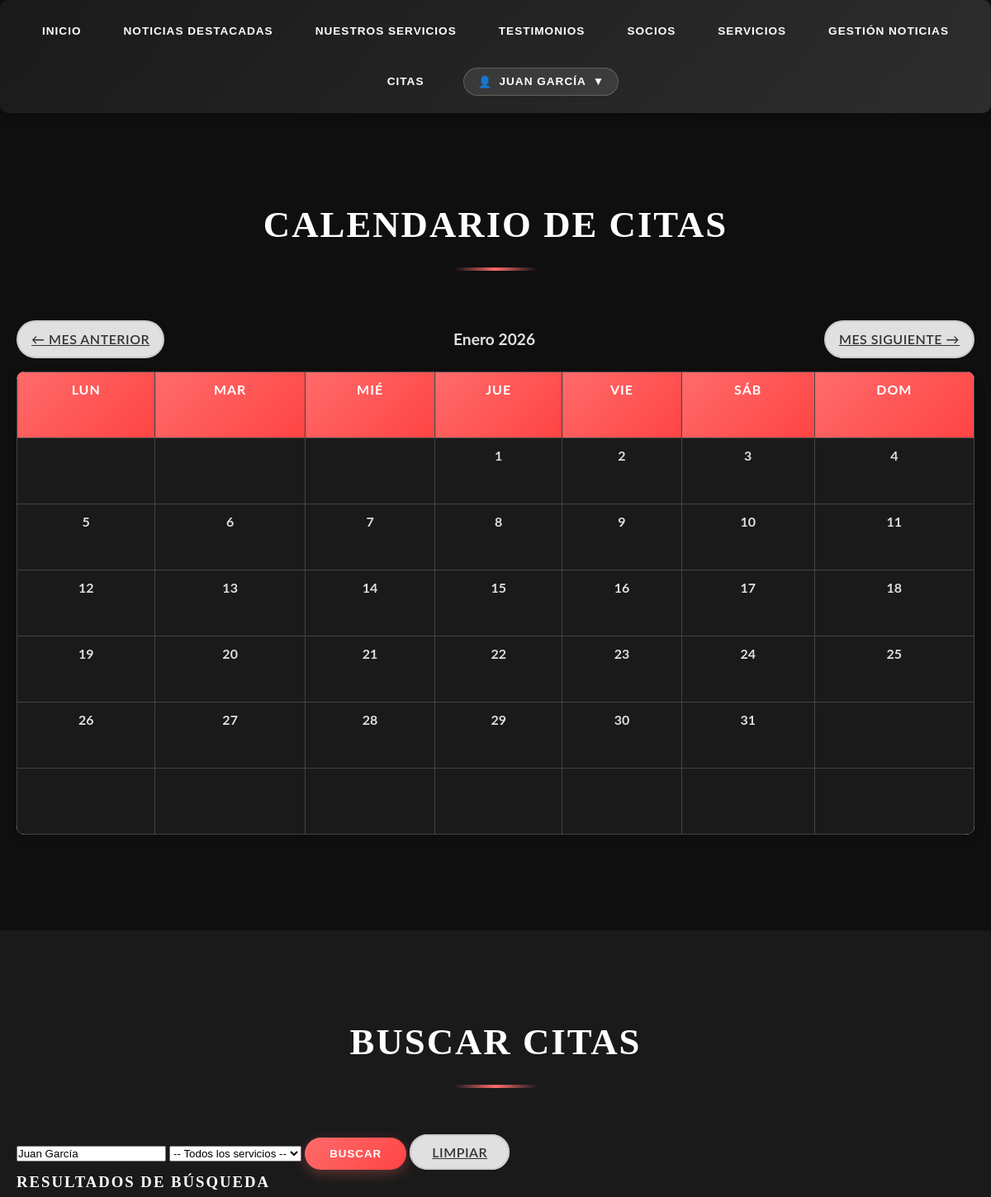
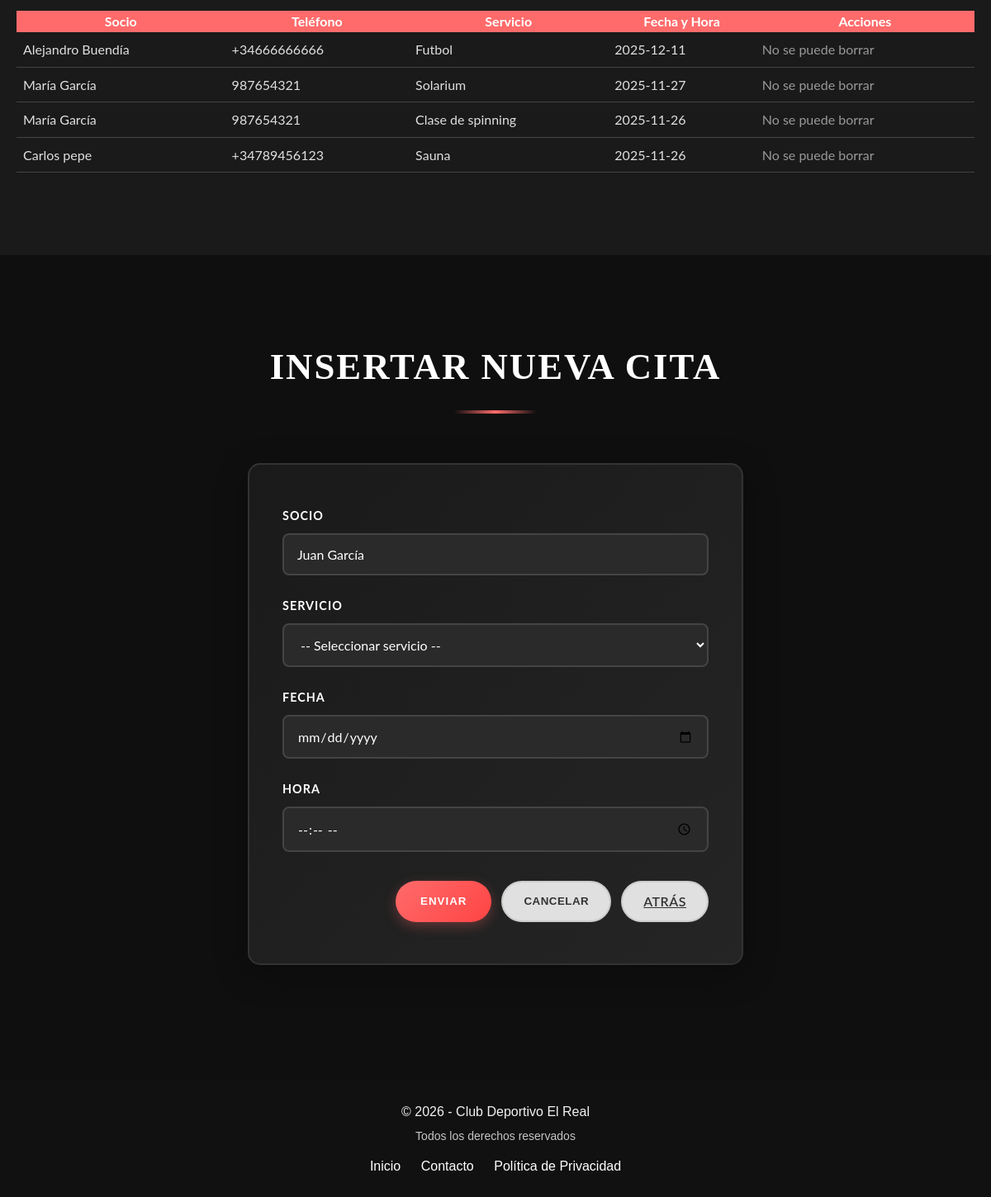
The app's page /app/cita.php (signed in) with its own data (2 pictures, top to bottom).
### tables this page shows
CREATE TABLE IF NOT EXISTS citas
(
    id INT AUTO_INCREMENT PRIMARY KEY,
    id_socio INT NOT NULL,
    id_servicio INT NOT NULL,
    fecha_cita DATE NOT NULL,
    hora_cita TIME NOT NULL, 
    FOREIGN KEY (id_socio) REFERENCES usuarios(id) 
        ON DELETE CASCADE,
    FOREIGN KEY (id_servicio) REFERENCES servicios(id) 
        ON DELETE CASCADE
);

CREATE TABLE
IF NOT EXISTS usuarios
(
    id INT AUTO_INCREMENT PRIMARY KEY,
    nombre VARCHAR(100) UNIQUE,
    edad INT,
    clave VARCHAR(255) NOT NULL,
    rol ENUM('socio','administrador', 'normal') NOT NULL DEFAULT 'socio',
    telefono VARCHAR(20) UNIQUE,
    foto VARCHAR(100),
    fecha_registro TIMESTAMP DEFAULT CURRENT_TIMESTAMP
);

CREATE TABLE IF NOT EXISTS servicios
(
    id INT AUTO_INCREMENT PRIMARY KEY,
    descripcion VARCHAR(255) NOT NULL,
    duracion INT NOT NULL,
    precio DECIMAL(10, 2) NOT NULL
);

### app/cita.php (the view, shortened to what this page needs)
<?php
require_once 'db_config.php';
try {
    $pdo = new PDO("mysql:host=$db_host;dbname=$db_name;charset=utf8mb4", $db_user, $db_password);
    $pdo->setAttribute(PDO::ATTR_ERRMODE, PDO::ERRMODE_EXCEPTION);
} catch (PDOException $e) {
    echo '<p class="error">❌ Error de conexión: ' . htmlspecialchars($e->getMessage()) . '</p>';
    exit;
}
$mes = isset($_GET['mes']) && is_numeric($_GET['mes']) ? (int)$_GET['mes'] : (int)date('m');
$año = isset($_GET['año']) && is_numeric($_GET['año']) ? (int)$_GET['año'] : (int)date('Y');
$citas_agrupadas = [];
?>
<!DOCTYPE html>
<html lang="es">
<head>
    <link rel="stylesheet" href="css/styles.css">
</head>
<body>
<?php include "menu.php"; menu(); ?>
<?php if(isset($_SESSION['username'])): ?>
<div class="container2">
    <main>
        <section id="calendario-citas">
            <div class="container">
                <h2>Calendario de Citas</h2>
                <div class="calendar-nav">
                    <a href="cita.php?mes=<?php echo $mes - 1; ?>&año=<?php echo $año; ?>" class="button button-secondary">← Mes Anterior</a>
                    <span style="font-size: 1.2rem; font-weight: bold;">
                        <?php
                        $meses_es = ['Enero','Febrero','Marzo','Abril','Mayo','Junio','Julio','Agosto','Septiembre','Octubre','Noviembre','Diciembre'];
                        echo $meses_es[$mes - 1] . ' ' . $año;
                        ?>
                    </span>
                    <a href="cita.php?mes=<?php echo $mes + 1; ?>&año=<?php echo $año; ?>" class="button button-secondary">Mes Siguiente →</a>
                </div>
<?php
$primer_dia = new DateTime("$año-" . str_pad($mes, 2, '0', STR_PAD_LEFT) . "-01");
$dias_en_mes = (int)$primer_dia->format('t');
$dia_semana_inicio = (int)$primer_dia->format('w');
echo '<table class="calendar">
    <thead>
        <tr>
            <th>Lun</th><th>Mar</th><th>Mié</th><th>Jue</th><th>Vie</th><th>Sáb</th><th>Dom</th>
        </tr>
    </thead>
    <tbody>';
$dia = 1;
for ($semana = 0; $semana < 6; $semana++) {
    echo '<tr>';
    for ($dow = 1; $dow <= 7; $dow++) {
        if (($semana === 0 && $dow < $dia_semana_inicio) || $dia > $dias_en_mes) {
            echo '<td class="otros-meses"></td>';
        } else {
            $fecha_actual = "$año-" . str_pad($mes, 2, '0', STR_PAD_LEFT) . "-" . str_pad($dia, 2, '0', STR_PAD_LEFT);
            $tiene_citas = isset($citas_agrupadas[$fecha_actual]);
            echo '<td ' . ($tiene_citas ? 'class="tiene-citas"' : '') . '>';
            echo '<div class="day-number">' . $dia . '</div>';
            echo '</td>';
            $dia++;
        }
    }
    echo '</tr>';
}
echo '</tbody></table>';
?>
   <?php endif; ?>
            </div>
        </section>
        <section id="buscador-citas">
            <div class="container">
                <h2>Buscar Citas</h2>
                <form method="get" action="cita.php" id="formBuscador" class="search-form">
                     <input type="text" name="buscar_socio" id="buscar_socio" placeholder="Buscar socio..." value="<?php echo isset($_GET['buscar_socio']) ? htmlspecialchars($_GET['buscar_socio']) : (isset($_SESSION['username']) ? htmlspecialchars($_SESSION['username']) : ''); ?>">
                    <select name="buscar_servicio">
                        <option value="">-- Todos los servicios --</option>
                    </select>
                    <button type="submit" class="button button-primary">Buscar</button>
                    <a href="cita.php" class="button button-secondary">Limpiar</a>
                </form>
                <h3>Resultados de Búsqueda</h3>
<?php
$sql_busqueda = "SELECT c.*, u.nombre as socio, u.telefono, s.descripcion as servicio
                 FROM citas c
                 JOIN usuarios u ON c.id_socio = u.id
                 JOIN servicios s ON c.id_servicio = s.id
                 WHERE 1=1";
$params = [];
$sql_busqueda .= " ORDER BY c.fecha_cita DESC";
$stmt_busqueda = $pdo->prepare($sql_busqueda);
if ($params) $stmt_busqueda->execute($params);
else $stmt_busqueda = $pdo->query($sql_busqueda);
$resultados = $stmt_busqueda->fetchAll(PDO::FETCH_ASSOC);
if ($resultados) {
    echo '<table style="width:100%; border-collapse: collapse; margin-top: 1rem;">';
    echo '<tr style="background-color: #ff6b6b; color: white;"><th>Socio</th><th>Teléfono</th><th>Servicio</th><th>Fecha y Hora</th><th>Acciones</th></tr>';
    $hoy = date('Y-m-d');
    foreach ($resultados as $cita) {
        $fecha_cita = substr($cita['fecha_cita'], 0, 10);
        $puede_borrar = ($fecha_cita > $hoy) ? 1 : 0;
        echo '<tr style="border-bottom: 1px solid #444; padding: 0.5rem;">';
        echo '<td style="padding: 0.5rem;">' . htmlspecialchars($cita['socio']) . '</td>';
        echo '<td style="padding: 0.5rem;">' . htmlspecialchars($cita['telefono']) . '</td>';
        echo '<td style="padding: 0.5rem;">' . htmlspecialchars($cita['servicio']) . '</td>';
        echo '<td style="padding: 0.5rem;">' . htmlspecialchars($cita['fecha_cita']) . '</td>';
        echo '<td style="padding: 0.5rem;">';
        if ($puede_borrar) {
            echo '<a href="eliminar_cita.php?id=' . $cita['id'] . '" class="button button-small" onclick="return confirm(\'¿Seguro que deseas eliminar esta cita?\');">Borrar</a>';
        } else {
            echo '<span style="color: #999;">No se puede borrar</span>';
        }
        echo '</td></tr>';
    }
    echo '</table>';
} else if (!empty($_GET['buscar_socio']) || !empty($_GET['buscar_fecha']) || !empty($_GET['buscar_servicio'])) {
    echo '<p>No se encontraron citas con los criterios de búsqueda.</p>';
}
?>
            </div>
        </section>
        <section id="admin-citas">
            <div class="container">
                <h2>Insertar Nueva Cita</h2>
                <form action="procesar_cita.php" method="post" id="citaForm">
                    <div class="formulario">
                        <div class="form-group">
                            <label for="id_socio">Socio</label>
                            <input type="text" value="<?php echo htmlspecialchars($_SESSION['username']); ?>" readonly>
                        </div>
                        <div class="form-group">
                            <label for="id_servicio">Servicio</label>
                            <select name="id_servicio" id="id_servicio">
                                <option value="">-- Seleccionar servicio --</option>
                            </select>
                        </div>
                        <div class="form-group">
                            <label for="fecha_cita">Fecha</label>
                            <input type="date" name="fecha_cita" id="fecha_cita"/>
                        </div>
                        <div class="form-group">
                            <label for="hora_cita">Hora</label>
                            <input type="time" name="hora_cita" id="hora_cita"/>
                        </div>
                        <div class="form-actions">
                            <button type="submit" class="button button-primary">Enviar</button>
                            <button type="reset" class="button button-secondary">Cancelar</button>
                            <a href="paginaPrincipal.php" class="button button-secondary">Atrás</a>
                        </div>
                    </div>
                </form>
            </div>
        </section>
    </main>
</div>
<?php include "footer.php"; pie(); ?>
</body>
</html>

### app/css/styles.css (style rules this page uses)
* { margin: 0; padding: 0; box-sizing: border-box; }
.container2 { min-height: 100%; display: flex; flex-direction: column; }
html, body { height: 100%; margin: 0; padding: 0; }
body { font-family: 'Lato', sans-serif; line-height: 1.6; background-color: #0f0f0f; color: #e0e0e0; min-height: 100vh; }
main { flex: 1; }
h1, h2, h3 { font-family: 'Playfair Display', serif; color: #ffffff; text-transform: uppercase; letter-spacing: 2px; }
.container { max-width: 1200px; margin: 0 auto; padding: 0 20px; }
section { padding: 100px 0; position: relative; }
section:nth-child(even) { background: #1a1a1a; }
section:nth-child(odd) { background: #0f0f0f; }
.services-section h2, .latest-news-section h2, .appointments-section h2, .contact-section h2, section h2 { text-align: center; font-size: 2.8rem; margin-bottom: 60px; position: relative; padding-bottom: 20px; }
section:nth-child(even) h2 { color: #ffffff; }
.services-section h2::after, .latest-news-section h2::after, section h2::after { content: ''; position: absolute; bottom: 0; left: 50%; transform: translateX(-50%); width: 100px; height: 4px; background: linear-gradient(90deg, transparent 0%, #ff6b6b 50%, transparent 100%); }
.formulario { background: linear-gradient(135deg, #1a1a1a 0%, #252525 100%); padding: 50px 40px; border-radius: 15px; box-shadow: 0 10px 40px rgba(0, 0, 0, 0.3); max-width: 600px; margin: 0 auto; border: 2px solid #333333; }
.formulario .form-group { margin-bottom: 25px; }
.formulario label { display: block; margin-bottom: 10px; font-weight: 700; color: #ffffff; text-transform: uppercase; font-size: 0.9rem; letter-spacing: 1px; }
.formulario input, .formulario select, .formulario textarea { width: 100%; padding: 14px 16px; border-radius: 8px; border: 2px solid #444444; font-size: 1rem; font-family: 'Lato', sans-serif; transition: all 0.3s ease; background-color: #2a2a2a; color: #ffffff; }
.form-actions { display: flex; gap: 12px; justify-content: flex-end; margin-top: 35px; }
.button-primary { background: linear-gradient(135deg, #ff6b6b 0%, #ff4444 100%); color: #fff; border: none; padding: 12px 30px; border-radius: 25px; font-weight: 700; text-transform: uppercase; letter-spacing: 1px; cursor: pointer; transition: all 0.3s ease; box-shadow: 0 5px 15px rgba(255, 107, 107, 0.3); }
.button-secondary { background-color: #e0e0e0; color: #333; border: 2px solid #ccc; padding: 10px 25px; border-radius: 25px; font-weight: 600; text-transform: uppercase; letter-spacing: 0.5px; cursor: pointer; transition: all 0.3s ease; }
.calendar { width: 100%; border-collapse: collapse; margin-bottom: 40px; background: #fff; border-radius: 10px; overflow: hidden; box-shadow: 0 5px 15px rgba(0, 0, 0, 0.1); }
.calendar th, .calendar td { border: 1px solid #e0e0e0; padding: 15px; text-align: center; font-weight: 500; }
.calendar th { background: linear-gradient(135deg, #ff6b6b 0%, #ff4444 100%); color: #fff; font-weight: 700; text-transform: uppercase; letter-spacing: 1px; }

### app/cita.php (style rules this page uses)
.calendar { width: 100%; margin: 1rem 0; border-collapse: collapse; }
.calendar th, .calendar td { border: 1px solid #444; padding: 0.5rem; text-align: center; height: 80px; vertical-align: top; background-color: #1a1a1a; color: #e0e0e0; }
.calendar th { background-color: #ff6b6b; color: white; font-weight: bold; }
.calendar td { position: relative; cursor: pointer; }
.calendar .day-number { font-weight: bold; margin-bottom: 0.3rem; }
.calendar .otros-meses { color: #666; }
.calendar-nav { display: flex; justify-content: space-between; align-items: center; margin-bottom: 1rem; }
.calendar-nav button, .calendar-nav a { padding: 0.5rem 1rem; }

### records on screen
citas: id_socio.nombre "Alejandro Buendía", id_socio.telefono "+34666666666", id_servicio.descripcion "Futbol", fecha_cita "2025-12-11", shows "No se puede borrar"
citas: id_socio.nombre "María García", id_socio.telefono "987654321", id_servicio.descripcion "Solarium", fecha_cita "2025-11-27", shows "No se puede borrar"
citas: id_socio.nombre "María García", id_socio.telefono "987654321", id_servicio.descripcion "Clase de spinning", fecha_cita "2025-11-26", shows "No se puede borrar"
citas: id_socio.nombre "Carlos pepe", id_socio.telefono "+34789456123", id_servicio.descripcion "Sauna", fecha_cita "2025-11-26", shows "No se puede borrar"

### other values on screen
$_SESSION['username'] "JUAN GARCÍA"
$meses_es[$mes - 1] "Enero"
$año "2026"
